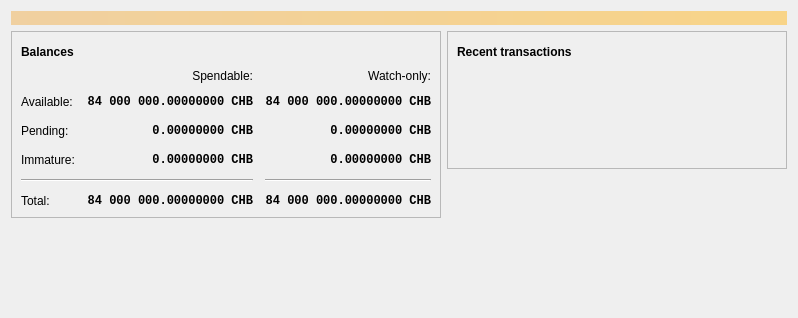
<?xml version="1.0" encoding="UTF-8"?>
<ui version="4.0">
 <class>OverviewPage</class>
 <widget class="QWidget" name="OverviewPage">
  <property name="geometry">
   <rect>
    <x>0</x>
    <y>0</y>
    <width>798</width>
    <height>318</height>
   </rect>
  </property>
  <property name="windowTitle">
   <string>Form</string>
  </property>
  <layout class="QVBoxLayout" name="topLayout">
   <item>
    <widget class="QLabel" name="labelAlerts">
     <property name="visible">
      <bool>false</bool>
     </property>
     <property name="styleSheet">
      <string notr="true">QLabel { background-color: qlineargradient(x1: 0, y1: 0, x2: 1, y2: 0, stop:0 #F0D0A0, stop:1 #F8D488); color:#000000; }</string>
     </property>
     <property name="wordWrap">
      <bool>true</bool>
     </property>
     <property name="margin">
      <number>3</number>
     </property>
     <property name="textInteractionFlags">
      <set>Qt::TextSelectableByMouse</set>
     </property>
    </widget>
   </item>
   <item>
    <layout class="QHBoxLayout" name="horizontalLayout" stretch="1,1">
     <item>
      <layout class="QVBoxLayout" name="verticalLayout_2">
       <item>
        <widget class="QFrame" name="frame">
         <property name="frameShape">
          <enum>QFrame::StyledPanel</enum>
         </property>
         <property name="frameShadow">
          <enum>QFrame::Raised</enum>
         </property>
         <layout class="QVBoxLayout" name="verticalLayout_4">
          <item>
           <layout class="QHBoxLayout" name="horizontalLayout_4">
            <item>
             <widget class="QLabel" name="label_5">
              <property name="font">
               <font>
                <weight>75</weight>
                <bold>true</bold>
               </font>
              </property>
              <property name="text">
               <string>Balances</string>
              </property>
             </widget>
            </item>
            <item>
             <widget class="QPushButton" name="labelWalletStatus">
              <property name="enabled">
               <bool>true</bool>
              </property>
              <property name="maximumSize">
               <size>
                <width>30</width>
                <height>16777215</height>
               </size>
              </property>
              <property name="toolTip">
               <string>The displayed information may be out of date. Your wallet automatically synchronizes with the Chobber network after a connection is established, but this process has not completed yet.</string>
              </property>
              <property name="text">
               <string/>
              </property>
              <property name="icon">
               <iconset resource="../bitcoin.qrc">
                <normaloff>:/icons/warning</normaloff>
                <disabledoff>:/icons/warning</disabledoff>:/icons/warning</iconset>
              </property>
              <property name="iconSize">
               <size>
                <width>24</width>
                <height>24</height>
               </size>
              </property>
              <property name="flat">
               <bool>true</bool>
              </property>
             </widget>
            </item>
            <item>
             <spacer name="horizontalSpacer_3">
              <property name="orientation">
               <enum>Qt::Horizontal</enum>
              </property>
              <property name="sizeHint" stdset="0">
               <size>
                <width>40</width>
                <height>20</height>
               </size>
              </property>
             </spacer>
            </item>
           </layout>
          </item>
          <item>
           <layout class="QGridLayout" name="gridLayout">
            <property name="spacing">
             <number>12</number>
            </property>
            <item row="2" column="2">
             <widget class="QLabel" name="labelWatchPending">
              <property name="font">
               <font>
                <family>Monospace</family>
                <weight>75</weight>
                <bold>true</bold>
               </font>
              </property>
              <property name="cursor">
               <cursorShape>IBeamCursor</cursorShape>
              </property>
              <property name="toolTip">
               <string>Unconfirmed transactions to watch-only addresses</string>
              </property>
              <property name="text">
               <string notr="true">0.00000000 CHB</string>
              </property>
              <property name="alignment">
               <set>Qt::AlignRight|Qt::AlignTrailing|Qt::AlignVCenter</set>
              </property>
              <property name="textInteractionFlags">
               <set>Qt::LinksAccessibleByMouse|Qt::TextSelectableByKeyboard|Qt::TextSelectableByMouse</set>
              </property>
             </widget>
            </item>
            <item row="2" column="1">
             <widget class="QLabel" name="labelUnconfirmed">
              <property name="font">
               <font>
                <family>Monospace</family>
                <weight>75</weight>
                <bold>true</bold>
               </font>
              </property>
              <property name="cursor">
               <cursorShape>IBeamCursor</cursorShape>
              </property>
              <property name="toolTip">
               <string>Total of transactions that have yet to be confirmed, and do not yet count toward the spendable balance</string>
              </property>
              <property name="text">
               <string notr="true">0.00000000 CHB</string>
              </property>
              <property name="alignment">
               <set>Qt::AlignRight|Qt::AlignTrailing|Qt::AlignVCenter</set>
              </property>
              <property name="textInteractionFlags">
               <set>Qt::LinksAccessibleByMouse|Qt::TextSelectableByKeyboard|Qt::TextSelectableByMouse</set>
              </property>
             </widget>
            </item>
            <item row="3" column="2">
             <widget class="QLabel" name="labelWatchImmature">
              <property name="font">
               <font>
                <family>Monospace</family>
                <weight>75</weight>
                <bold>true</bold>
               </font>
              </property>
              <property name="cursor">
               <cursorShape>IBeamCursor</cursorShape>
              </property>
              <property name="toolTip">
               <string>Mined balance in watch-only addresses that has not yet matured</string>
              </property>
              <property name="text">
               <string notr="true">0.00000000 CHB</string>
              </property>
              <property name="alignment">
               <set>Qt::AlignRight|Qt::AlignTrailing|Qt::AlignVCenter</set>
              </property>
              <property name="textInteractionFlags">
               <set>Qt::LinksAccessibleByMouse|Qt::TextSelectableByKeyboard|Qt::TextSelectableByMouse</set>
              </property>
             </widget>
            </item>
            <item row="4" column="0" colspan="2">
             <widget class="Line" name="line">
              <property name="orientation">
               <enum>Qt::Horizontal</enum>
              </property>
             </widget>
            </item>
            <item row="4" column="2">
             <widget class="Line" name="lineWatchBalance">
              <property name="sizePolicy">
               <sizepolicy hsizetype="Preferred" vsizetype="Fixed">
                <horstretch>0</horstretch>
                <verstretch>0</verstretch>
               </sizepolicy>
              </property>
              <property name="minimumSize">
               <size>
                <width>140</width>
                <height>0</height>
               </size>
              </property>
              <property name="orientation">
               <enum>Qt::Horizontal</enum>
              </property>
             </widget>
            </item>
            <item row="5" column="0">
             <widget class="QLabel" name="labelTotalText">
              <property name="text">
               <string>Total:</string>
              </property>
             </widget>
            </item>
            <item row="3" column="1">
             <widget class="QLabel" name="labelImmature">
              <property name="font">
               <font>
                <family>Monospace</family>
                <weight>75</weight>
                <bold>true</bold>
               </font>
              </property>
              <property name="cursor">
               <cursorShape>IBeamCursor</cursorShape>
              </property>
              <property name="toolTip">
               <string>Mined balance that has not yet matured</string>
              </property>
              <property name="text">
               <string notr="true">0.00000000 CHB</string>
              </property>
              <property name="alignment">
               <set>Qt::AlignRight|Qt::AlignTrailing|Qt::AlignVCenter</set>
              </property>
              <property name="textInteractionFlags">
               <set>Qt::LinksAccessibleByMouse|Qt::TextSelectableByKeyboard|Qt::TextSelectableByMouse</set>
              </property>
             </widget>
            </item>
            <item row="2" column="3">
             <spacer name="horizontalSpacer_2">
              <property name="orientation">
               <enum>Qt::Horizontal</enum>
              </property>
              <property name="sizeHint" stdset="0">
               <size>
                <width>40</width>
                <height>20</height>
               </size>
              </property>
             </spacer>
            </item>
            <item row="3" column="0">
             <widget class="QLabel" name="labelImmatureText">
              <property name="text">
               <string>Immature:</string>
              </property>
             </widget>
            </item>
            <item row="5" column="1">
             <widget class="QLabel" name="labelTotal">
              <property name="font">
               <font>
                <family>Monospace</family>
                <weight>75</weight>
                <bold>true</bold>
               </font>
              </property>
              <property name="cursor">
               <cursorShape>IBeamCursor</cursorShape>
              </property>
              <property name="toolTip">
               <string>Your current total balance</string>
              </property>
              <property name="text">
               <string notr="true">84 000 000.00000000 CHB</string>
              </property>
              <property name="alignment">
               <set>Qt::AlignRight|Qt::AlignTrailing|Qt::AlignVCenter</set>
              </property>
              <property name="textInteractionFlags">
               <set>Qt::LinksAccessibleByMouse|Qt::TextSelectableByKeyboard|Qt::TextSelectableByMouse</set>
              </property>
             </widget>
            </item>
            <item row="5" column="2">
             <widget class="QLabel" name="labelWatchTotal">
              <property name="font">
               <font>
                <family>Monospace</family>
                <weight>75</weight>
                <bold>true</bold>
               </font>
              </property>
              <property name="cursor">
               <cursorShape>IBeamCursor</cursorShape>
              </property>
              <property name="toolTip">
               <string>Current total balance in watch-only addresses</string>
              </property>
              <property name="text">
               <string notr="true">84 000 000.00000000 CHB</string>
              </property>
              <property name="alignment">
               <set>Qt::AlignRight|Qt::AlignTrailing|Qt::AlignVCenter</set>
              </property>
              <property name="textInteractionFlags">
               <set>Qt::LinksAccessibleByMouse|Qt::TextSelectableByKeyboard|Qt::TextSelectableByMouse</set>
              </property>
             </widget>
            </item>
            <item row="0" column="2">
             <widget class="QLabel" name="labelWatchonly">
              <property name="text">
               <string>Watch-only:</string>
              </property>
              <property name="alignment">
               <set>Qt::AlignRight|Qt::AlignTrailing|Qt::AlignVCenter</set>
              </property>
             </widget>
            </item>
            <item row="1" column="0">
             <widget class="QLabel" name="labelBalanceText">
              <property name="text">
               <string>Available:</string>
              </property>
             </widget>
            </item>
            <item row="1" column="1">
             <widget class="QLabel" name="labelBalance">
              <property name="font">
               <font>
                <family>Monospace</family>
                <weight>75</weight>
                <bold>true</bold>
               </font>
              </property>
              <property name="cursor">
               <cursorShape>IBeamCursor</cursorShape>
              </property>
              <property name="toolTip">
               <string>Your current spendable balance</string>
              </property>
              <property name="text">
               <string notr="true">84 000 000.00000000 CHB</string>
              </property>
              <property name="alignment">
               <set>Qt::AlignRight|Qt::AlignTrailing|Qt::AlignVCenter</set>
              </property>
              <property name="textInteractionFlags">
               <set>Qt::LinksAccessibleByMouse|Qt::TextSelectableByKeyboard|Qt::TextSelectableByMouse</set>
              </property>
             </widget>
            </item>
            <item row="1" column="2">
             <widget class="QLabel" name="labelWatchAvailable">
              <property name="font">
               <font>
                <family>Monospace</family>
                <weight>75</weight>
                <bold>true</bold>
               </font>
              </property>
              <property name="cursor">
               <cursorShape>IBeamCursor</cursorShape>
              </property>
              <property name="toolTip">
               <string>Your current balance in watch-only addresses</string>
              </property>
              <property name="text">
               <string notr="true">84 000 000.00000000 CHB</string>
              </property>
              <property name="alignment">
               <set>Qt::AlignRight|Qt::AlignTrailing|Qt::AlignVCenter</set>
              </property>
              <property name="textInteractionFlags">
               <set>Qt::LinksAccessibleByMouse|Qt::TextSelectableByKeyboard|Qt::TextSelectableByMouse</set>
              </property>
             </widget>
            </item>
            <item row="2" column="0">
             <widget class="QLabel" name="labelPendingText">
              <property name="text">
               <string>Pending:</string>
              </property>
             </widget>
            </item>
            <item row="0" column="1">
             <widget class="QLabel" name="labelSpendable">
              <property name="text">
               <string>Spendable:</string>
              </property>
              <property name="alignment">
               <set>Qt::AlignRight|Qt::AlignTrailing|Qt::AlignVCenter</set>
              </property>
             </widget>
            </item>
           </layout>
          </item>
         </layout>
        </widget>
       </item>
       <item>
        <spacer name="verticalSpacer">
         <property name="orientation">
          <enum>Qt::Vertical</enum>
         </property>
         <property name="sizeHint" stdset="0">
          <size>
           <width>20</width>
           <height>40</height>
          </size>
         </property>
        </spacer>
       </item>
      </layout>
     </item>
     <item>
      <layout class="QVBoxLayout" name="verticalLayout_3">
       <item>
        <widget class="QFrame" name="frame_2">
         <property name="frameShape">
          <enum>QFrame::StyledPanel</enum>
         </property>
         <property name="frameShadow">
          <enum>QFrame::Raised</enum>
         </property>
         <layout class="QVBoxLayout" name="verticalLayout">
          <item>
           <layout class="QHBoxLayout" name="horizontalLayout_2">
            <item>
             <widget class="QLabel" name="label_4">
              <property name="font">
               <font>
                <weight>75</weight>
                <bold>true</bold>
               </font>
              </property>
              <property name="text">
               <string>Recent transactions</string>
              </property>
             </widget>
            </item>
            <item>
             <widget class="QPushButton" name="labelTransactionsStatus">
              <property name="enabled">
               <bool>true</bool>
              </property>
              <property name="maximumSize">
               <size>
                <width>30</width>
                <height>16777215</height>
               </size>
              </property>
              <property name="toolTip">
               <string>The displayed information may be out of date. Your wallet automatically synchronizes with the Chobber network after a connection is established, but this process has not completed yet.</string>
              </property>
              <property name="text">
               <string/>
              </property>
              <property name="icon">
               <iconset resource="../bitcoin.qrc">
                <normaloff>:/icons/warning</normaloff>
                <disabledoff>:/icons/warning</disabledoff>:/icons/warning</iconset>
              </property>
              <property name="iconSize">
               <size>
                <width>24</width>
                <height>24</height>
               </size>
              </property>
              <property name="flat">
               <bool>true</bool>
              </property>
             </widget>
            </item>
            <item>
             <spacer name="horizontalSpacer">
              <property name="orientation">
               <enum>Qt::Horizontal</enum>
              </property>
              <property name="sizeHint" stdset="0">
               <size>
                <width>40</width>
                <height>20</height>
               </size>
              </property>
             </spacer>
            </item>
           </layout>
          </item>
          <item>
           <widget class="TransactionOverviewWidget" name="listTransactions">
            <property name="styleSheet">
             <string notr="true">QListView { background: transparent; }</string>
            </property>
            <property name="frameShape">
             <enum>QFrame::NoFrame</enum>
            </property>
            <property name="verticalScrollBarPolicy">
             <enum>Qt::ScrollBarAlwaysOff</enum>
            </property>
            <property name="horizontalScrollBarPolicy">
             <enum>Qt::ScrollBarAlwaysOff</enum>
            </property>
            <property name="sizeAdjustPolicy">
             <enum>QAbstractScrollArea::AdjustToContents</enum>
            </property>
            <property name="selectionMode">
             <enum>QAbstractItemView::NoSelection</enum>
            </property>
            <property name="uniformItemSizes">
             <bool>true</bool>
            </property>
           </widget>
          </item>
         </layout>
        </widget>
       </item>
       <item>
        <spacer name="verticalSpacer_2">
         <property name="orientation">
          <enum>Qt::Vertical</enum>
         </property>
         <property name="sizeHint" stdset="0">
          <size>
           <width>20</width>
           <height>40</height>
          </size>
         </property>
        </spacer>
       </item>
      </layout>
     </item>
    </layout>
   </item>
  </layout>
 </widget>
 <customwidgets>
  <customwidget>
   <class>TransactionOverviewWidget</class>
   <extends>QListView</extends>
   <header>qt/transactionoverviewwidget.h</header>
  </customwidget>
 </customwidgets>
 <resources/>
 <connections/>
</ui>
